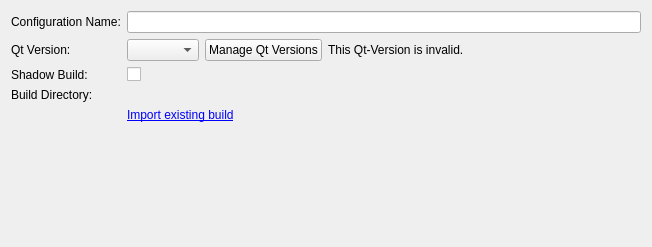
<?xml version="1.0" encoding="UTF-8"?>
<ui version="4.0">
 <class>Qt4ProjectManager::Internal::Qt4BuildConfigWidget</class>
 <widget class="QWidget" name="Qt4ProjectManager::Internal::Qt4BuildConfigWidget">
  <property name="geometry">
   <rect>
    <x>0</x>
    <y>0</y>
    <width>652</width>
    <height>247</height>
   </rect>
  </property>
  <property name="windowTitle">
   <string>Form</string>
  </property>
  <layout class="QGridLayout" name="gridLayout">
   <item row="0" column="0">
    <layout class="QFormLayout" name="formLayout">
     <property name="fieldGrowthPolicy">
      <enum>QFormLayout::ExpandingFieldsGrow</enum>
     </property>
     <item row="0" column="0">
      <widget class="QLabel" name="nameLabel">
       <property name="text">
        <string>Configuration Name:</string>
       </property>
      </widget>
     </item>
     <item row="0" column="1">
      <widget class="QLineEdit" name="nameLineEdit">
       <property name="sizePolicy">
        <sizepolicy hsizetype="Expanding" vsizetype="Fixed">
         <horstretch>100</horstretch>
         <verstretch>0</verstretch>
        </sizepolicy>
       </property>
      </widget>
     </item>
     <item row="1" column="0">
      <widget class="QLabel" name="qtVersionLabel">
       <property name="sizePolicy">
        <sizepolicy hsizetype="Maximum" vsizetype="Preferred">
         <horstretch>0</horstretch>
         <verstretch>0</verstretch>
        </sizepolicy>
       </property>
       <property name="text">
        <string>Qt Version:</string>
       </property>
      </widget>
     </item>
     <item row="1" column="1">
      <layout class="QHBoxLayout" name="horizontalLayout_2">
       <item>
        <widget class="QComboBox" name="qtVersionComboBox">
         <property name="sizePolicy">
          <sizepolicy hsizetype="Preferred" vsizetype="Preferred">
           <horstretch>0</horstretch>
           <verstretch>0</verstretch>
          </sizepolicy>
         </property>
        </widget>
       </item>
       <item>
        <widget class="QPushButton" name="manageQtVersionPushButtons">
         <property name="text">
          <string>Manage Qt Versions</string>
         </property>
        </widget>
       </item>
       <item>
        <widget class="QLabel" name="invalidQtWarningLabel">
         <property name="text">
          <string>This Qt-Version is invalid.</string>
         </property>
        </widget>
       </item>
       <item>
        <spacer name="horizontalSpacer_2">
         <property name="orientation">
          <enum>Qt::Horizontal</enum>
         </property>
         <property name="sizeHint" stdset="0">
          <size>
           <width>40</width>
           <height>20</height>
          </size>
         </property>
        </spacer>
       </item>
      </layout>
     </item>
     <item row="2" column="0">
      <widget class="QLabel" name="label">
       <property name="text">
        <string>Shadow Build:</string>
       </property>
      </widget>
     </item>
     <item row="2" column="1">
      <widget class="QCheckBox" name="shadowBuildCheckBox">
       <property name="text">
        <string/>
       </property>
      </widget>
     </item>
     <item row="3" column="0">
      <widget class="QLabel" name="buildDirLabel">
       <property name="sizePolicy">
        <sizepolicy hsizetype="Preferred" vsizetype="Preferred">
         <horstretch>0</horstretch>
         <verstretch>0</verstretch>
        </sizepolicy>
       </property>
       <property name="text">
        <string>Build Directory:</string>
       </property>
      </widget>
     </item>
     <item row="4" column="1">
      <widget class="QLabel" name="importLabel">
       <property name="text">
        <string>&lt;a href=&quot;import&quot;&gt;Import existing build&lt;/a&gt;</string>
       </property>
       <property name="textFormat">
        <enum>Qt::RichText</enum>
       </property>
      </widget>
     </item>
     <item row="3" column="1">
      <widget class="Core::Utils::PathChooser" name="shadowBuildDirEdit" native="true">
       <property name="sizePolicy">
        <sizepolicy hsizetype="Expanding" vsizetype="Preferred">
         <horstretch>0</horstretch>
         <verstretch>0</verstretch>
        </sizepolicy>
       </property>
      </widget>
     </item>
    </layout>
   </item>
   <item row="0" column="1">
    <spacer name="horizontalSpacer">
     <property name="orientation">
      <enum>Qt::Horizontal</enum>
     </property>
     <property name="sizeType">
      <enum>QSizePolicy::Preferred</enum>
     </property>
     <property name="sizeHint" stdset="0">
      <size>
       <width>0</width>
       <height>20</height>
      </size>
     </property>
    </spacer>
   </item>
   <item row="1" column="0">
    <spacer name="verticalSpacer">
     <property name="orientation">
      <enum>Qt::Vertical</enum>
     </property>
     <property name="sizeHint" stdset="0">
      <size>
       <width>20</width>
       <height>40</height>
      </size>
     </property>
    </spacer>
   </item>
  </layout>
 </widget>
 <customwidgets>
  <customwidget>
   <class>Core::Utils::PathChooser</class>
   <extends>QWidget</extends>
   <header location="global">utils/pathchooser.h</header>
   <container>1</container>
  </customwidget>
 </customwidgets>
 <resources/>
 <connections/>
</ui>
